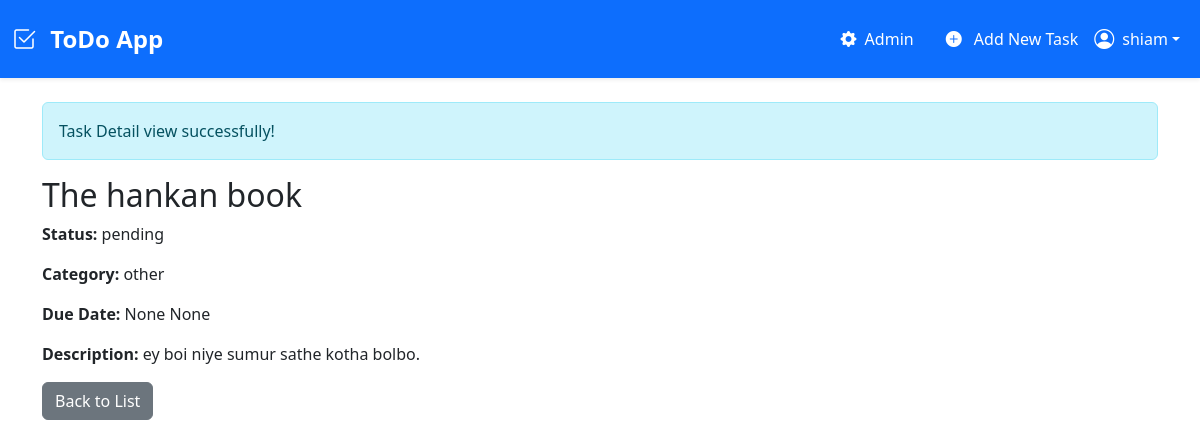
Page /todo/task/3/ (signed in) on the committed database.
### todo/models.py (models this page shows, shortened)
class ToDo(models.Model):
    STATUS = [
        ('pending', 'Pending'),
        ('in_progress', 'In Progress'),
        ('completed', 'Completed'),
    ]
    CATEGORY_CHOICES = [
        ('work', 'Work'),
        ('personal', 'Personal'),
        ('other', 'Other'),
    ]
    title = models.CharField(max_length=200)
    description = models.TextField()
    due_date = models.DateField(null=True, blank=True)
    due_time = models.TimeField(null=True, blank=True)
    created_at = models.DateTimeField(auto_now_add=True)
    updated_at = models.DateTimeField(auto_now=True)
    status = models.CharField(
        max_length=20,
        choices=STATUS,
        default='pending',
    )
    category = models.CharField(
        max_length=20,
        choices=CATEGORY_CHOICES,
    )
    is_completed = models.BooleanField(default=False)
    user = models.ForeignKey(User, on_delete=models.CASCADE)

### todo/views.py (the view)
# urls.py: path("task/<int:pk>/", views.task_detail, name="task_detail"),
@login_required
def task_detail(request, pk):
    task = get_object_or_404(ToDo, pk=pk, user=request.user)
    messages.success(request, 'Task Detail view successfully!')
    return render(request, 'task_detail.html', {'task': task})

### todo/templates/task_detail.html (shortened to what this page needs)
{% extends "base.html" %}
{% block content %}
<h2>{{ task.title }}</h2>
<p><strong>Status:</strong> {{ task.status }}</p>
<p><strong>Category:</strong> {{ task.category }}</p>
<p><strong>Due Date:</strong> {{ task.due_date }} {{ task.due_time }}</p>
<p><strong>Description:</strong> {{ task.description }}</p>
<a href="{% url 'todo_list' %}" class="btn btn-secondary">Back to List</a>
{% endblock %}

### templates/base.html (shortened to what this page needs)
<!DOCTYPE html>
<html lang="en">
<head>
    <link href="https://cdn.jsdelivr.net/npm/bootstrap@5.3.3/dist/css/bootstrap.min.css" rel="stylesheet">
    <link rel="stylesheet" href="https://cdn.jsdelivr.net/npm/bootstrap-icons@1.11.3/font/bootstrap-icons.min.css">
</head>
<body>
    <nav class="navbar navbar-expand-lg navbar-dark bg-primary shadow-sm py-3">
        <div class="container-fluid">
            <a class="navbar-brand fw-bold fs-4" href="{% url 'task_list' %}">
                <i class="bi bi-check2-square me-2"></i> ToDo App
            </a>
            <div class="collapse navbar-collapse" id="navbarNav">
                <ul class="navbar-nav ms-auto mb-2 mb-lg-0 align-items-lg-center">
                    {% if user.is_authenticated %}
                        {% if user.is_staff %}
                            <li class="nav-item me-3">
                                <a class="nav-link text-white" href="{% url 'admin:index' %}">
                                    <i class="bi bi-gear-fill me-1"></i> Admin
                                </a>
                            </li>
                        {% endif %}
                        <li>
                            <a class="nav-link text-white" href="{% url 'task_create' %}">
                                <i class="bi bi-plus-circle-fill me-2"></i> Add New Task
                            </a>
                        </li>
                        <li class="nav-item dropdown">
                            <a class="nav-link dropdown-toggle text-white d-flex align-items-center" href="#" id="navbarDropdownUser" role="button" data-bs-toggle="dropdown" aria-expanded="false">
                                <i class="bi bi-person-circle fs-5 me-2"></i> {{ user.username }}
                            </a>
                        </li>
                    {% endif %}
                </ul>
            </div>
        </div>
    </nav>
    <div class="container mt-4">
        {% for message in messages %}
            <div class="alert alert-info">{{ message }}</div>
        {% endfor %}
        {% block content %}{% endblock %}
    </div>
</body>
</html>

### rows in the picture
ToDo: title "The hankan book", status "pending", category "other", due_date "None", due_time "None", description "ey boi niye sumur sathe kotha bolbo."

### other values in the picture
{{ user.username }} "shiam"
{{ message }} "Task Detail view successfully!"
